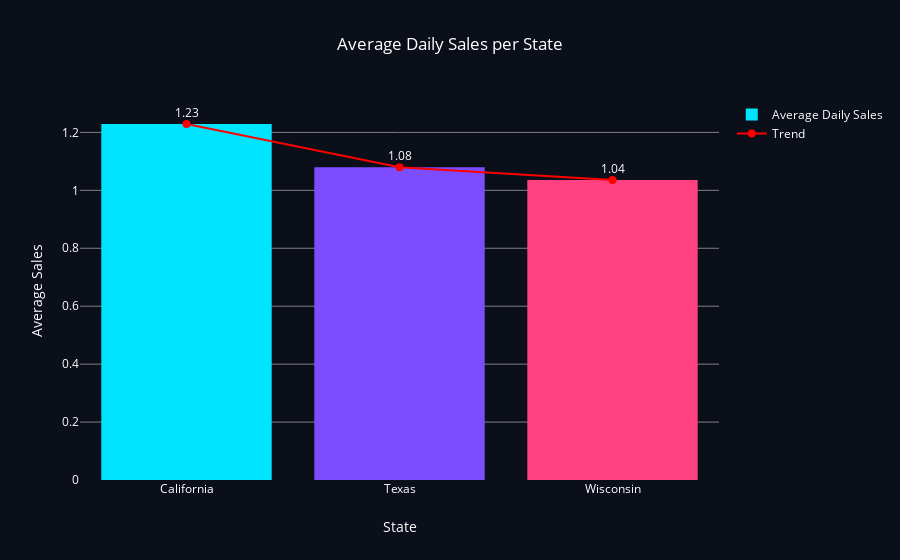

Here is the notebook cell this chart was saved with:
### Markdown cell above
# mean

### Code cell
# Calculate mean sales per state
arr = [CA.values.mean(), TX.values.mean(), WI.values.mean()]
states = ['California', 'Texas', 'Wisconsin']

# Create figure
fig = go.Figure()

# Add bar trace
fig.add_trace(go.Bar(
    x=states,
    y=arr,
    text=[f"{x:.2f}" for x in arr],  # show mean value on top
    textposition='outside',
    marker_color=['#00E5FF', '#7C4DFF', '#FF4081'],
    name='Average Daily Sales'
))

# Add line trace connecting tops
fig.add_trace(go.Scatter(
    x=states,
    y=arr,
    mode='lines+markers',
    marker=dict(color='red', size=8),
    line=dict(color='red', width=2),
    name='Trend'
))

# Layout
fig.update_layout(
    title='Average Daily Sales per State',
    xaxis_title='State',
    yaxis_title='Average Sales',
    plot_bgcolor='#0b0f1a',
    paper_bgcolor='#0b0f1a',
    font=dict(color='white', size=12),
    yaxis=dict(showgrid=True, gridcolor='gray', zeroline=False),
    xaxis=dict(showgrid=False)
)

fig.show()

### Figure 1 — Plotly figure (JSON) as saved in the notebook; plotly's stock layout.template omitted (floating-point values rounded to 4 significant figures)
{"data": [{"marker": {"color": ["#00E5FF", "#7C4DFF", "#FF4081"]}, "name": "Average Daily Sales", "text": ["1.23", "1.08", "1.04"], "textposition": "outside", "type": "bar", "x": ["California", "Texas", "Wisconsin"], "y": [1.229, 1.08, 1.036]}, {"line": {"color": "red", "width": 2}, "marker": {"color": "red", "size": 8}, "mode": "lines+markers", "name": "Trend", "type": "scatter", "x": ["California", "Texas", "Wisconsin"], "y": [1.229, 1.08, 1.036]}], "layout": {"font": {"color": "white", "size": 12}, "paper_bgcolor": "#0b0f1a", "plot_bgcolor": "#0b0f1a", "title": {"text": "Average Daily Sales per State"}, "xaxis": {"showgrid": false, "title": {"text": "State"}}, "yaxis": {"gridcolor": "gray", "showgrid": true, "title": {"text": "Average Sales"}, "zeroline": false}}}
